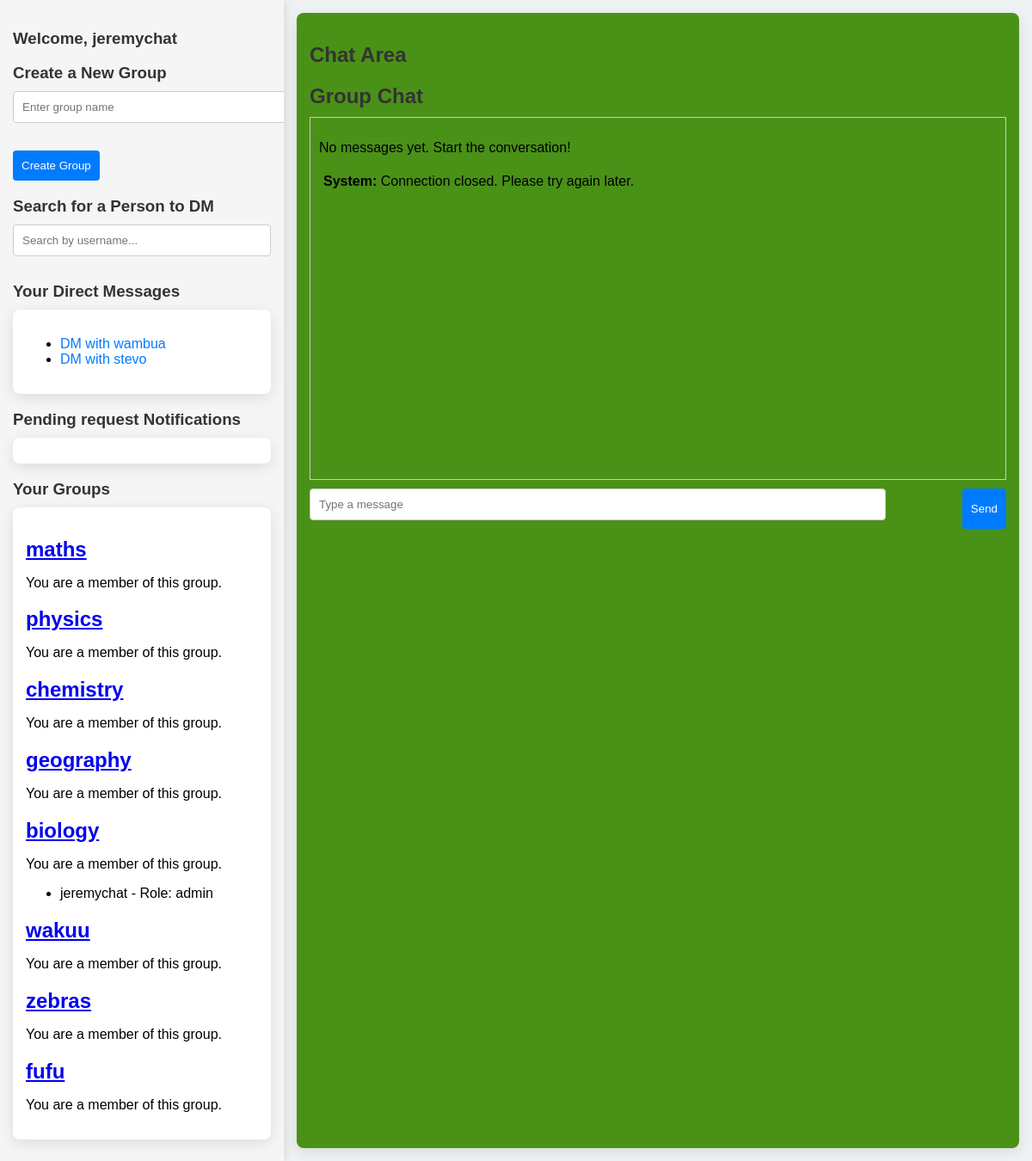
The page /chat/group/chemistry/ (signed in) on the database as committed earlier.
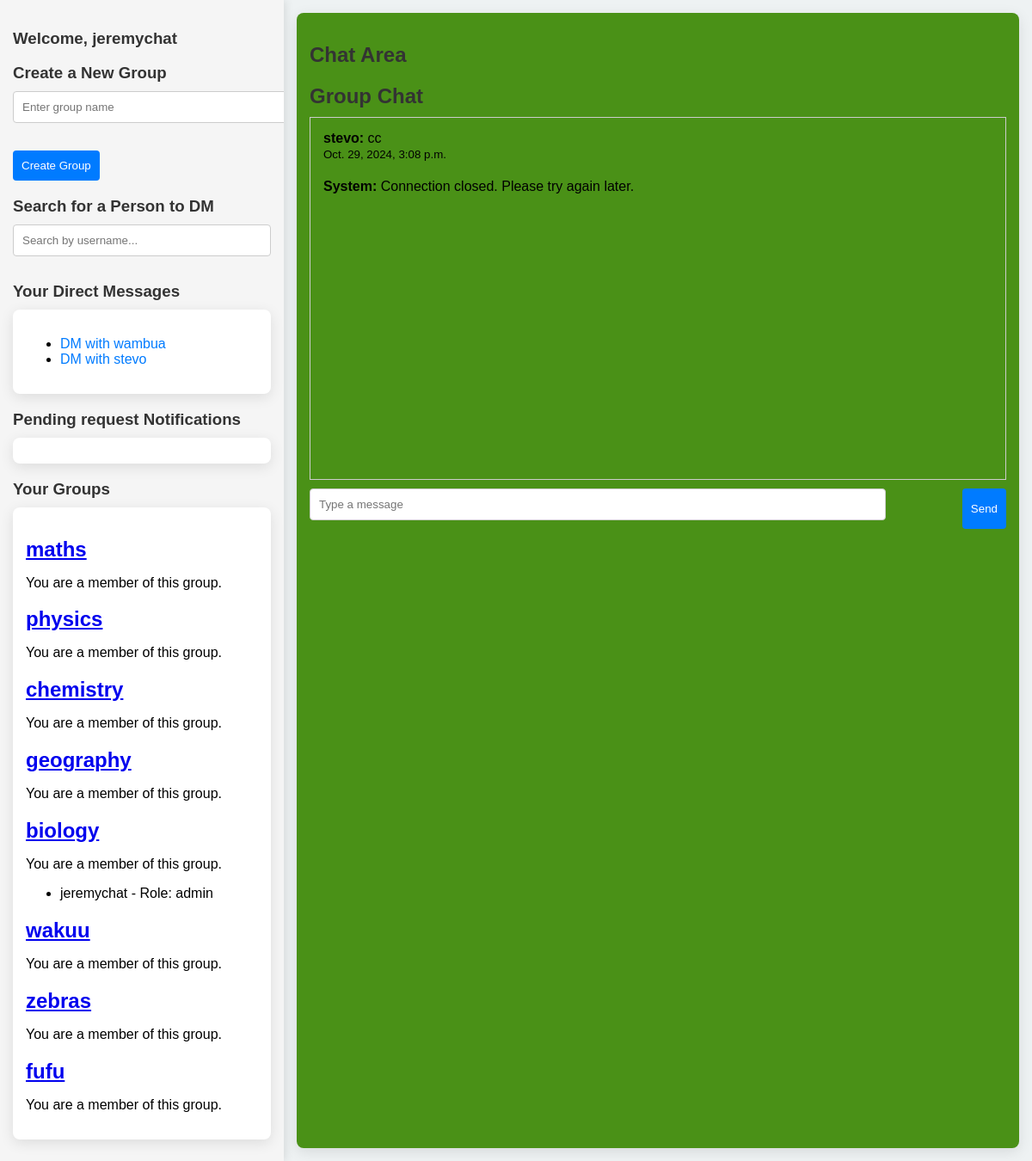
The same page on the database as committed later.
### mainapp/models.py (models this page shows, shortened)
class CustomUser(AbstractUser):
    CATEGORY_CHOICES = [
        ('student', 'student'),
        ('mentor', 'mentor'),
    ]
    category = models.CharField(max_length=10, choices=CATEGORY_CHOICES)
    last_active = models.DateTimeField(null=True, blank=True)

class Group(models.Model):
    JOIN_POLICY_CHOICES = [
        ('open', 'Open to All'),
        ('approval', 'Admin Approval Required'),
    ]
    name = models.CharField(max_length=255)
    members = models.ManyToManyField(
        settings.AUTH_USER_MODEL,
        through=GroupMembership,
        through_fields=('group', 'user'),  # Specify the foreign keys used in the GroupMembership model
        related_name='group_members'  # Change this to avoid clash
    )
    admins = models.ManyToManyField(settings.AUTH_USER_MODEL, related_name= 'administered_groups')#admins will have privilages
    join_policy = models.CharField(
        max_length=20,
        choices=JOIN_POLICY_CHOICES,
        default='open'
    )

class GroupMembership(models.Model):
    ROLE_CHOICES = [
        ('member', 'member'),
        ('admin','admin'),
    ]
    user = models.ForeignKey(settings.AUTH_USER_MODEL, on_delete=models.CASCADE, related_name='group_memberships')
    group = models.ForeignKey('Group', on_delete=models.CASCADE, related_name= 'group_memberships')
    added_by = models.ForeignKey(settings.AUTH_USER_MODEL, null=True, blank=True, on_delete=models.SET_NULL, related_name='added_members')#tracks who added the members
    role = models.CharField(max_length=10,choices=ROLE_CHOICES, default= 'member')
    date_joined = models.DateTimeField(auto_now_add=True)
    class Meta:
        """ensures a user can only belong to a group once"""
        constraints = [
            models.UniqueConstraint(fields=['user','group'],name='unique_group_membership')
        ]

class Message(models.Model):
    sender = models.ForeignKey(settings.AUTH_USER_MODEL, on_delete = models.CASCADE, related_name='sent_messages')
    recipient = models.ForeignKey(settings.AUTH_USER_MODEL,null = True, blank=True, on_delete=models.CASCADE, related_name='received_messages')#for dms
    group = models.ForeignKey('Group', null=True, blank=True, on_delete=models.CASCADE, related_name='messages')
    content = models.TextField()
    timestamp = models.DateTimeField(default=timezone.now)
    class Meta:
        ordering = ['timestamp']

### mainapp/views.py (the view)
# urls.py: path('group/<str:group_name>/', views.group_chat, name='group_chat'),
def group_chat(request, group_name):
    user = request.user
    if Group.objects.filter(members=user, name=group_name).exists():
        group = get_object_or_404(Group, name=group_name)
        messages = Message.objects.filter(group=group).order_by('timestamp')
        dms_as_sender = Message.objects.filter(sender=user, recipient__isnull=False)
        dms_as_recipient = Message.objects.filter(recipient=user, sender__isnull=False)
        all_dms = chain(dms_as_sender, dms_as_recipient)
        unique_dm_users = {dm.sender if dm.recipient == user else dm.recipient for dm in all_dms}
        unique_dm_users = [u for u in unique_dm_users if u.username]
        groups = Group.objects.prefetch_related('group_memberships__user').all()
        context = {
            'group': group,
            'messages': messages,
            'user': request.user,  # Pass the logged-in user for context
            'unique_dm_users': unique_dm_users,
            'groups': groups
        }
        return render(request, 'mainapp/group_page.html', context)
    return JsonResponse({"message": "you are not a member of this group"}, status=403) #forbiden acccess attempt

### mainapp/templates/mainapp/group_page.html (shortened to what this page needs)
{% extends 'mainapp/home.html' %}
{% block content %}
    <h2>Group Chat</h2>
    <div class="messages" id="message-list">
        {% for message in messages %}
            <div class="message {% if message.sender == user %}sent{% else %}received{% endif %}">
                <strong>{{ message.sender.username }}:</strong> {{ message.content }}
                <div><small>{{ message.timestamp }}</small></div>
            </div>
        {% empty %}
            <p>No messages yet. Start the conversation!</p>
        {% endfor %}
    </div>
    <form id="message-form" class="form">
        <input type="text" id="message-input" placeholder="Type a message" autocomplete="off">
        <button type="submit">Send</button>
    </form>
{% endblock %}

### mainapp/templates/mainapp/home.html (shortened to what this page needs)
<!DOCTYPE html>
<html lang="en">
<head>
</head>
<body>
    <div class="main-container">
        <div class="left-section">
            <h3>Welcome, {{ request.user.username }}</h3>
            <div class="container">
                <div class="create-group">
                    <h3>Create a New Group</h3>
                    <form method="POST" action="{% url 'create_group' %}">
                        <input type="text" name="group_name" placeholder="Enter group name" required>
                        <button type="submit">Create Group</button>
                    </form>
                </div>
            </div>
            <div class="container search-users">
                <h3>Search for a Person to DM</h3>
                <input type="search" id="user-search" placeholder="Search by username..." onkeyup="searchUser()">
            </div>
            <div class="container">
                <h3>Your Direct Messages</h3>
                <div class="card">
                    <ul id="dm-list">
                        {% for user in unique_dm_users %}
                            {% if user.username %}
                            <li><a href="{% url 'homedm' user.username %}" class="dm-link" data-username="{{ user.username }}">DM with {{ user.username }}</a></li>
                            {% else %}
                            <h3>no username</h3>
                            {%endif%}
                        {% endfor %}
                    </ul>
                </div>
            </div>
             <div class="container">
                <h3>Pending request Notifications</h3>
                <div class="card">
                </div>
             </div>
            <div class="container">
                <h3>Your Groups</h3>
                <div class="card">
                    {% for group in groups %}
                        <h2><a href="{% url 'group_chat' group.name %}" class="group-link" data-username="{{group.name}}" data-id="{{ group.id }}">{{ group.name }}</a></h2>
                        {% if request.user in group.members.all %}
                            <p>You are a member of this group.</p>
                        {% elif group.join_policy == 'open' %}
                            <a href="{% url 'join_group' group.name %}">Join Group</a>
                        {% elif group.join_policy == 'approval' %}
                            <a href="#" data-id="{{group.id}}" class="join-request">Request to Join</a>
                        {% endif %}
                        <ul>
                            {% for membership in group.group_memberships.all %}
                                {% if membership.get_role_display == 'admin' %}
                                    <li data-membership-role="{{ membership.get_role_display }}">{{ membership.user.username }} - Role: {{ membership.get_role_display }}</li>
                                {% endif %}
                            {% empty %}
                                <li>No members in this group.</li>
                            {% endfor %}
                        </ul>
                    {% endfor %}
                </div>
            </div>
        </div>
        <div class="right-section">
            <div class="chat-box">
                <h2>{% if receiver %}Chat with {{ receiver.username }}{% else %}Chat Area{% endif %}</h2>
                {% block content %}{% endblock %}
            </div>
        </div>
    </div>
</body>
</html>

Rows that differ between the two databases and show on the page:
added Message: sender.username "stevo", content "cc", timestamp "Oct. 29, 2024, 3:08 p.m."
Other text that changed with them:
text no longer shown: "No messages yet. Start the conversation!"
